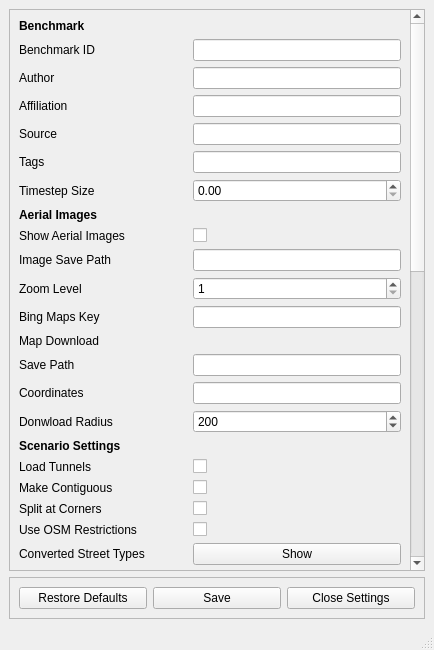
<?xml version="1.0" encoding="UTF-8"?>
<ui version="4.0">
 <class>MainWindow</class>
 <widget class="QMainWindow" name="MainWindow">
  <property name="geometry">
   <rect>
    <x>0</x>
    <y>0</y>
    <width>434</width>
    <height>650</height>
   </rect>
  </property>
  <property name="windowTitle">
   <string>Settings</string>
  </property>
  <widget class="QWidget" name="centralwidget">
   <layout class="QGridLayout" name="gridLayout">
    <item row="1" column="0">
     <widget class="QFrame" name="frame">
      <property name="frameShape">
       <enum>QFrame::StyledPanel</enum>
      </property>
      <property name="frameShadow">
       <enum>QFrame::Raised</enum>
      </property>
      <layout class="QGridLayout" name="gridLayout_3">
       <item row="0" column="2">
        <widget class="QPushButton" name="btn_close">
         <property name="text">
          <string>Close Settings</string>
         </property>
        </widget>
       </item>
       <item row="0" column="1">
        <widget class="QPushButton" name="btn_save">
         <property name="text">
          <string>Save</string>
         </property>
        </widget>
       </item>
       <item row="0" column="0">
        <widget class="QPushButton" name="btn_restore_defaults">
         <property name="text">
          <string>Restore Defaults</string>
         </property>
        </widget>
       </item>
      </layout>
     </widget>
    </item>
    <item row="0" column="0">
     <widget class="QScrollArea" name="scrollArea">
      <property name="widgetResizable">
       <bool>true</bool>
      </property>
      <widget class="QWidget" name="scrollAreaWidgetContents">
       <property name="geometry">
        <rect>
         <x>0</x>
         <y>0</y>
         <width>397</width>
         <height>1024</height>
        </rect>
       </property>
       <layout class="QGridLayout" name="gridLayout_2">
        <item row="41" column="0">
         <widget class="QLabel" name="label_40">
          <property name="text">
           <string>Merge Distance</string>
          </property>
         </widget>
        </item>
        <item row="9" column="0">
         <widget class="QLabel" name="label_3">
          <property name="text">
           <string>Image Save Path</string>
          </property>
         </widget>
        </item>
        <item row="31" column="0">
         <widget class="QLabel" name="label_32">
          <property name="text">
           <string>Earth Radius</string>
          </property>
         </widget>
        </item>
        <item row="35" column="0">
         <widget class="QLabel" name="label_35">
          <property name="text">
           <string>Intersection Distance</string>
          </property>
         </widget>
        </item>
        <item row="5" column="2">
         <widget class="QLineEdit" name="le_tags"/>
        </item>
        <item row="33" column="0">
         <widget class="QLabel" name="label_33">
          <property name="text">
           <string>Internal Interpolation Distance</string>
          </property>
         </widget>
        </item>
        <item row="20" column="0">
         <widget class="QLabel" name="label_22">
          <property name="text">
           <string>Use OSM Restrictions</string>
          </property>
         </widget>
        </item>
        <item row="18" column="2">
         <widget class="QCheckBox" name="chk_make_contiguous">
          <property name="text">
           <string/>
          </property>
         </widget>
        </item>
        <item row="28" column="2">
         <widget class="QCheckBox" name="chk_utm_coordinates">
          <property name="text">
           <string/>
          </property>
         </widget>
        </item>
        <item row="8" column="0">
         <widget class="QLabel" name="label_6">
          <property name="text">
           <string>Show Aerial Images</string>
          </property>
         </widget>
        </item>
        <item row="35" column="2">
         <widget class="QDoubleSpinBox" name="sb_intersection_distance">
          <property name="maximum">
           <double>1000.000000000000000</double>
          </property>
         </widget>
        </item>
        <item row="42" column="2">
         <widget class="QDoubleSpinBox" name="sb_intersection_distance_sublayer">
          <property name="maximum">
           <double>1000.000000000000000</double>
          </property>
         </widget>
        </item>
        <item row="0" column="0">
         <widget class="QLabel" name="label_10">
          <property name="font">
           <font>
            <weight>75</weight>
            <bold>true</bold>
           </font>
          </property>
          <property name="text">
           <string>Benchmark</string>
          </property>
         </widget>
        </item>
        <item row="4" column="2">
         <widget class="QLineEdit" name="le_source"/>
        </item>
        <item row="8" column="2">
         <widget class="QCheckBox" name="chb_aerial">
          <property name="text">
           <string/>
          </property>
         </widget>
        </item>
        <item row="7" column="0">
         <widget class="QLabel" name="label_5">
          <property name="font">
           <font>
            <weight>75</weight>
            <bold>true</bold>
           </font>
          </property>
          <property name="text">
           <string>Aerial Images</string>
          </property>
         </widget>
        </item>
        <item row="13" column="0">
         <widget class="QLabel" name="label_2">
          <property name="text">
           <string>Save Path</string>
          </property>
         </widget>
        </item>
        <item row="30" column="0">
         <widget class="QLabel" name="label_31">
          <property name="font">
           <font>
            <weight>75</weight>
            <bold>true</bold>
           </font>
          </property>
          <property name="text">
           <string>Internal Settings</string>
          </property>
         </widget>
        </item>
        <item row="39" column="0">
         <widget class="QLabel" name="label_38">
          <property name="text">
           <string>Cluster Length</string>
          </property>
         </widget>
        </item>
        <item row="10" column="2">
         <widget class="QSpinBox" name="sb_zoom_level">
          <property name="minimum">
           <number>1</number>
          </property>
          <property name="maximum">
           <number>23</number>
          </property>
         </widget>
        </item>
        <item row="31" column="2">
         <widget class="QSpinBox" name="sb_eart_radius">
          <property name="maximum">
           <number>100000000</number>
          </property>
          <property name="value">
           <number>6371000</number>
          </property>
         </widget>
        </item>
        <item row="1" column="0">
         <widget class="QLabel" name="label_11">
          <property name="text">
           <string>Benchmark ID</string>
          </property>
         </widget>
        </item>
        <item row="10" column="0">
         <widget class="QLabel" name="label_4">
          <property name="text">
           <string>Zoom Level</string>
          </property>
         </widget>
        </item>
        <item row="17" column="2">
         <widget class="QCheckBox" name="chk_load_tunnels">
          <property name="text">
           <string/>
          </property>
         </widget>
        </item>
        <item row="19" column="2">
         <widget class="QCheckBox" name="chk_split_corners">
          <property name="text">
           <string/>
          </property>
         </widget>
        </item>
        <item row="17" column="0">
         <widget class="QLabel" name="label_18">
          <property name="text">
           <string>Load Tunnels</string>
          </property>
         </widget>
        </item>
        <item row="9" column="2">
         <widget class="QLineEdit" name="le_img_save_path"/>
        </item>
        <item row="16" column="0">
         <widget class="QLabel" name="label_17">
          <property name="font">
           <font>
            <weight>75</weight>
            <bold>true</bold>
           </font>
          </property>
          <property name="text">
           <string>Scenario Settings</string>
          </property>
         </widget>
        </item>
        <item row="37" column="2">
         <widget class="QDoubleSpinBox" name="sb_soft_angle_treshold">
          <property name="maximum">
           <double>180.000000000000000</double>
          </property>
         </widget>
        </item>
        <item row="34" column="2">
         <widget class="QDoubleSpinBox" name="sb_bezier_parameter">
          <property name="maximum">
           <double>0.500000000000000</double>
          </property>
          <property name="value">
           <double>0.350000000000000</double>
          </property>
         </widget>
        </item>
        <item row="38" column="0">
         <widget class="QLabel" name="label_37">
          <property name="text">
           <string>Lane Segment Angle Threshold</string>
          </property>
         </widget>
        </item>
        <item row="3" column="0">
         <widget class="QLabel" name="label_13">
          <property name="text">
           <string>Affiliation</string>
          </property>
         </widget>
        </item>
        <item row="12" column="0">
         <widget class="QLabel" name="label_7">
          <property name="text">
           <string>Map Download</string>
          </property>
         </widget>
        </item>
        <item row="15" column="0">
         <widget class="QLabel" name="label_8">
          <property name="text">
           <string>Donwload Radius</string>
          </property>
         </widget>
        </item>
        <item row="1" column="2">
         <widget class="QLineEdit" name="le_benchmark_id"/>
        </item>
        <item row="6" column="2">
         <widget class="QDoubleSpinBox" name="sb_time_step_size">
          <property name="maximum">
           <double>1000.000000000000000</double>
          </property>
         </widget>
        </item>
        <item row="6" column="0">
         <widget class="QLabel" name="label_16">
          <property name="text">
           <string>Timestep Size</string>
          </property>
         </widget>
        </item>
        <item row="3" column="2">
         <widget class="QLineEdit" name="le_affiliation"/>
        </item>
        <item row="14" column="2">
         <widget class="QLineEdit" name="le_coordinates"/>
        </item>
        <item row="5" column="0">
         <widget class="QLabel" name="label_15">
          <property name="text">
           <string>Tags</string>
          </property>
         </widget>
        </item>
        <item row="33" column="2">
         <widget class="QDoubleSpinBox" name="sb_internal_interpolation_distance">
          <property name="minimum">
           <double>0.010000000000000</double>
          </property>
          <property name="maximum">
           <double>1000.000000000000000</double>
          </property>
         </widget>
        </item>
        <item row="22" column="2">
         <widget class="QPushButton" name="btn_edit_lane_counts">
          <property name="text">
           <string>Show</string>
          </property>
         </widget>
        </item>
        <item row="24" column="2">
         <widget class="QPushButton" name="btn_edit_speed_limits">
          <property name="text">
           <string>Show</string>
          </property>
         </widget>
        </item>
        <item row="22" column="0">
         <widget class="QLabel" name="label_24">
          <property name="text">
           <string>Lane Counts</string>
          </property>
         </widget>
        </item>
        <item row="32" column="2">
         <widget class="QCheckBox" name="chk_delete_short_edges">
          <property name="text">
           <string/>
          </property>
         </widget>
        </item>
        <item row="25" column="0">
         <widget class="QLabel" name="label_27">
          <property name="font">
           <font>
            <weight>75</weight>
            <bold>true</bold>
           </font>
          </property>
          <property name="text">
           <string>Export Settings</string>
          </property>
         </widget>
        </item>
        <item row="19" column="0">
         <widget class="QLabel" name="label_21">
          <property name="text">
           <string>Split at Corners</string>
          </property>
         </widget>
        </item>
        <item row="27" column="2">
         <widget class="QDoubleSpinBox" name="sb_compression_threshold">
          <property name="maximum">
           <double>1000.000000000000000</double>
          </property>
         </widget>
        </item>
        <item row="21" column="2">
         <widget class="QPushButton" name="btn_edit_street_types">
          <property name="text">
           <string>Show</string>
          </property>
         </widget>
        </item>
        <item row="27" column="0">
         <widget class="QLabel" name="label_29">
          <property name="text">
           <string>Compression Threshold</string>
          </property>
         </widget>
        </item>
        <item row="26" column="0">
         <widget class="QLabel" name="label_28">
          <property name="text">
           <string>Interpolation Distance</string>
          </property>
         </widget>
        </item>
        <item row="28" column="0">
         <widget class="QLabel" name="label_30">
          <property name="text">
           <string>UTM Coordinates</string>
          </property>
         </widget>
        </item>
        <item row="32" column="0">
         <widget class="QLabel" name="label_41">
          <property name="text">
           <string>Delete Short Edges</string>
          </property>
         </widget>
        </item>
        <item row="11" column="2">
         <widget class="QLineEdit" name="le_bing_maps_key"/>
        </item>
        <item row="21" column="0">
         <widget class="QLabel" name="label_23">
          <property name="text">
           <string>Converted Street Types</string>
          </property>
         </widget>
        </item>
        <item row="11" column="0">
         <widget class="QLabel" name="label_20">
          <property name="text">
           <string>Bing Maps Key</string>
          </property>
         </widget>
        </item>
        <item row="26" column="2">
         <widget class="QDoubleSpinBox" name="sb_interpolation_distance">
          <property name="minimum">
           <double>0.010000000000000</double>
          </property>
          <property name="maximum">
           <double>1000.000000000000000</double>
          </property>
         </widget>
        </item>
        <item row="24" column="0">
         <widget class="QLabel" name="label_26">
          <property name="text">
           <string>Speed Limits</string>
          </property>
         </widget>
        </item>
        <item row="23" column="0">
         <widget class="QLabel" name="label_25">
          <property name="text">
           <string>Lane Widths</string>
          </property>
         </widget>
        </item>
        <item row="20" column="2">
         <widget class="QCheckBox" name="chk_use_restrictions">
          <property name="text">
           <string/>
          </property>
         </widget>
        </item>
        <item row="40" column="0">
         <widget class="QLabel" name="label_39">
          <property name="text">
           <string>Cluster Length Treshold</string>
          </property>
         </widget>
        </item>
        <item row="34" column="0">
         <widget class="QLabel" name="label_34">
          <property name="text">
           <string>Bezier Parameter</string>
          </property>
         </widget>
        </item>
        <item row="41" column="2">
         <widget class="QDoubleSpinBox" name="sb_merge_distance">
          <property name="maximum">
           <double>1000000.000000000000000</double>
          </property>
         </widget>
        </item>
        <item row="18" column="0">
         <widget class="QLabel" name="label_19">
          <property name="text">
           <string>Make Contiguous</string>
          </property>
         </widget>
        </item>
        <item row="37" column="0">
         <widget class="QLabel" name="label_36">
          <property name="text">
           <string>Soft Angle Threshold</string>
          </property>
         </widget>
        </item>
        <item row="23" column="2">
         <widget class="QPushButton" name="btn_edit_lane_widths">
          <property name="text">
           <string>Show</string>
          </property>
         </widget>
        </item>
        <item row="39" column="2">
         <widget class="QDoubleSpinBox" name="sb_cluster_length">
          <property name="maximum">
           <double>1000000.000000000000000</double>
          </property>
         </widget>
        </item>
        <item row="38" column="2">
         <widget class="QDoubleSpinBox" name="sb_lane_segment_angle_treshold">
          <property name="maximum">
           <double>180.000000000000000</double>
          </property>
         </widget>
        </item>
        <item row="40" column="2">
         <widget class="QDoubleSpinBox" name="sb_cluster_length_treshold">
          <property name="maximum">
           <double>1000000.000000000000000</double>
          </property>
         </widget>
        </item>
        <item row="15" column="2">
         <widget class="QSpinBox" name="sb_donwload_radius">
          <property name="maximum">
           <number>1000000</number>
          </property>
          <property name="value">
           <number>200</number>
          </property>
         </widget>
        </item>
        <item row="29" column="2">
         <widget class="QCheckBox" name="chk_filter_points">
          <property name="text">
           <string/>
          </property>
         </widget>
        </item>
        <item row="2" column="0">
         <widget class="QLabel" name="label_12">
          <property name="text">
           <string>Author</string>
          </property>
         </widget>
        </item>
        <item row="36" column="2">
         <widget class="QCheckBox" name="chk_intersection_distance_respect">
          <property name="text">
           <string/>
          </property>
         </widget>
        </item>
        <item row="4" column="0">
         <widget class="QLabel" name="label_14">
          <property name="text">
           <string>Source</string>
          </property>
         </widget>
        </item>
        <item row="14" column="0">
         <widget class="QLabel" name="label_9">
          <property name="text">
           <string>Coordinates</string>
          </property>
         </widget>
        </item>
        <item row="2" column="2">
         <widget class="QLineEdit" name="le_author"/>
        </item>
        <item row="29" column="0">
         <widget class="QLabel" name="label_43">
          <property name="text">
           <string>Filter Points</string>
          </property>
         </widget>
        </item>
        <item row="13" column="2">
         <widget class="QLineEdit" name="le_save_path"/>
        </item>
        <item row="36" column="0">
         <widget class="QLabel" name="label_42">
          <property name="text">
           <string>Intersection Distance with
respect to other roads</string>
          </property>
         </widget>
        </item>
        
        <item row="42" column="0">
         <widget class="QLabel" name="label_44">
          <property name="font">
           <font>
            <weight>75</weight>
            <bold>true</bold>
           </font>
          </property>
          <property name="text">
           <string>Crossing Sublayer Settings</string>
          </property>
         </widget>
        </item>
        
        <item row="43" column="0">
         <widget class="QLabel" name="label_45">
          <property name="text">
           <string>Extract Sublayer</string>
          </property>
         </widget>
        </item>
        <item row="43" column="2">
         <widget class="QCheckBox" name="chk_extract_sublayer">
          <property name="text">
           <string/>
          </property>
         </widget>
        </item>

        <item row="44" column="0">
         <widget class="QLabel" name="label_46">
          <property name="text">
           <string>Extracted Way Types</string>
          </property>
         </widget>
        </item>
        <item row="44" column="2">
         <widget class="QPushButton" name="btn_edit_sublayer_way_types">
          <property name="text">
           <string>Show</string>
          </property>
         </widget>
        </item>
        
        <item row="45" column="0">
         <widget class="QLabel" name="label_47">
          <property name="text">
           <string>Intersection Distance Sublayer</string>
          </property>
         </widget>
         <item row="45" column="2">
         <widget class="QDoubleSpinBox" name="sb_intersection_distance_sublayer">
          <property name="maximum">
           <double>1000.000000000000000</double>
          </property>
         </widget>
        </item>

        </item>

       </layout>
      </widget>
     </widget>
    </item>
   </layout>
  </widget>
  <widget class="QMenuBar" name="menubar">
   <property name="geometry">
    <rect>
     <x>0</x>
     <y>0</y>
     <width>434</width>
     <height>21</height>
    </rect>
   </property>
  </widget>
  <widget class="QStatusBar" name="statusbar"/>
 </widget>
 <resources/>
 <connections/>
</ui>
